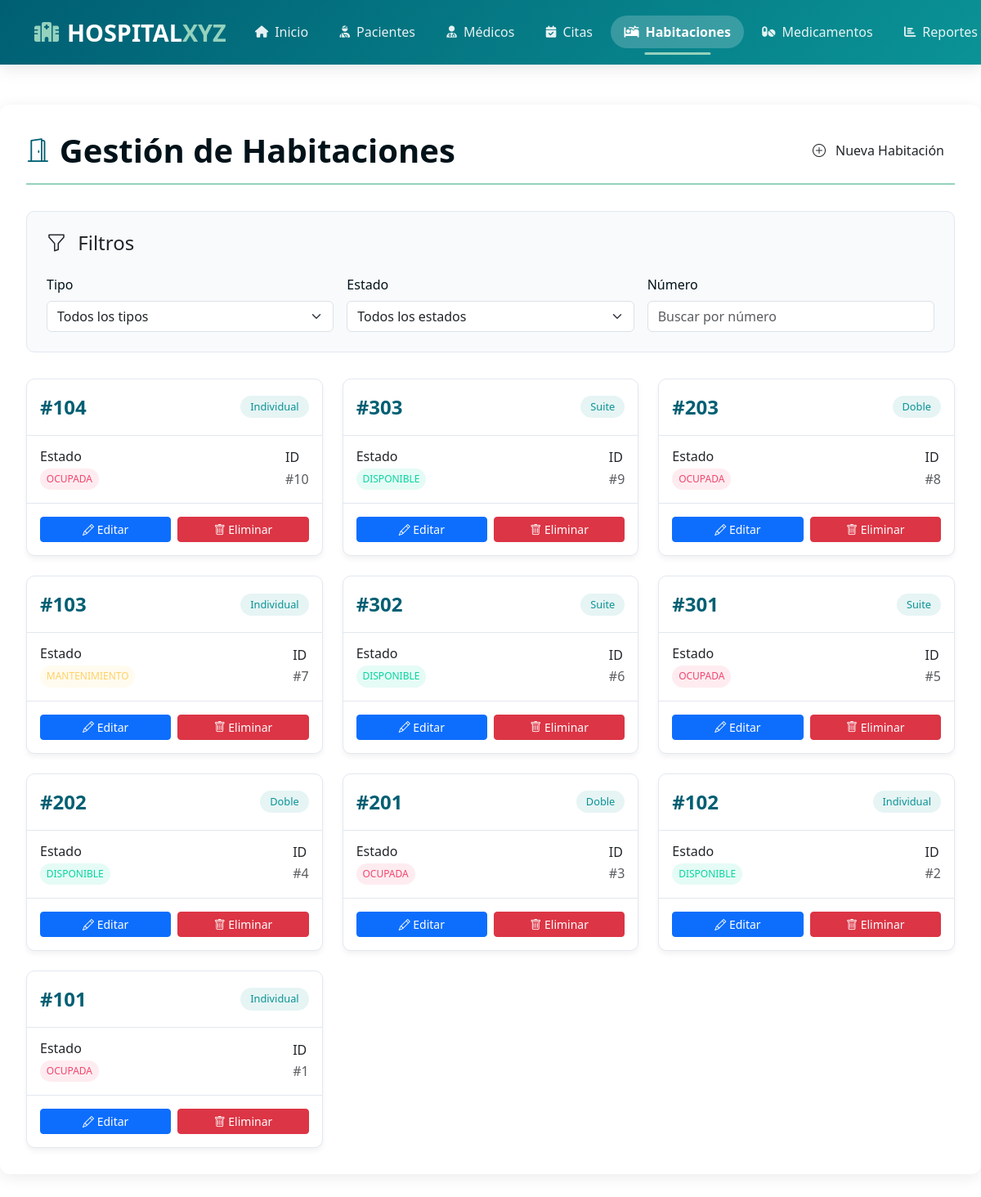
Screenshot of /habitaciones_b.php with the database file from the repository.
### tables this page shows
CREATE TABLE IF NOT EXISTS `habitaciones` (
  `id_habitacion` int NOT NULL,
  `numero` varchar(10) NOT NULL,
  `tipo` enum('Individual','Doble','Suite') NOT NULL,
  `estado` enum('Disponible','Ocupada','Mantenimiento') NOT NULL DEFAULT 'Disponible'
);

### habitaciones_b.php (the view, shortened to what this page needs)
<?php
$mysqli = new mysqli("localhost", "root", "", "hospital");
$habitaciones = $mysqli->query("SELECT * FROM habitaciones ORDER BY id_habitacion DESC");
?>
<!DOCTYPE html>
<html lang="es">
<head>
    <link href="https://cdn.jsdelivr.net/npm/bootstrap@5.3.0/dist/css/bootstrap.min.css" rel="stylesheet">
    <link rel="stylesheet" href="https://cdn.jsdelivr.net/npm/bootstrap-icons@1.11.1/font/bootstrap-icons.css">
</head>
<body>
    <?php include 'includes/header.php'; ?>
    <div class="hospital-container">
        <div class="page-header">
            <h1 class="page-title">
                <i class="bi bi-door-open"></i> Gestión de Habitaciones
            </h1>
            <button class="btn btn-hospital-primary" data-bs-toggle="modal" data-bs-target="#modalAgregar">
                <i class="bi bi-plus-circle me-2"></i> Nueva Habitación
            </button>
        </div>
        <div class="form-section">
            <h4 class="mb-4"><i class="bi bi-funnel me-2"></i> Filtros</h4>
            <div class="row g-3">
                <div class="col-md-4">
                    <label class="form-label">Tipo</label>
                    <select class="form-select">
                        <option value="">Todos los tipos</option>
                    </select>
                </div>
                <div class="col-md-4">
                    <label class="form-label">Estado</label>
                    <select class="form-select">
                        <option value="">Todos los estados</option>
                    </select>
                </div>
                <div class="col-md-4">
                    <label class="form-label">Número</label>
                    <input type="text" class="form-control" placeholder="Buscar por número">
                </div>
            </div>
        </div>
        <div class="rooms-grid">
            <?php while($row = $habitaciones->fetch_assoc()):
                $statusClass = '';
                switch($row['estado']) {
                    case 'Disponible': $statusClass = 'status-available'; break;
                    case 'Ocupada': $statusClass = 'status-occupied'; break;
                    case 'Mantenimiento': $statusClass = 'status-maintenance'; break;
                }
            ?>
            <div class="room-card">
                <div class="room-header">
                    <span class="room-number">#<?= htmlspecialchars($row['numero']) ?></span>
                    <span class="room-type"><?= $row['tipo'] ?></span>
                </div>
                <div class="room-body">
                    <div class="d-flex justify-content-between align-items-center">
                        <div>
                            <h6 class="mb-1">Estado</h6>
                            <span class="room-status <?= $statusClass ?>"><?= $row['estado'] ?></span>
                        </div>
                        <div>
                            <h6 class="mb-1">ID</h6>
                            <span class="text-muted">#<?= $row['id_habitacion'] ?></span>
                        </div>
                    </div>
                </div>
                <div class="room-actions">
                    <button class="btn btn-sm btn-primary action-btn" data-bs-toggle="modal" data-bs-target="#modalEditar<?= $row['id_habitacion'] ?>">
                        <i class="bi bi-pencil"></i> Editar
                    </button>
                    <button class="btn btn-sm btn-danger action-btn delete-btn" data-id="<?= $row['id_habitacion'] ?>">
                        <i class="bi bi-trash"></i> Eliminar
                    </button>
                </div>
            </div>
            <?php endwhile; ?>
        </div>
    </div>
</body>
</html>

### habitaciones_b.php (style rules this page uses)
:root { --hospital-primary: #005f73; --hospital-secondary: #0a9396; --hospital-accent: #94d2bd; --hospital-light: #e9d8a6; --hospital-dark: #001219; --hospital-danger: #bb3e03; --hospital-warning: #ee9b00; --hospital-success: #4c956c; --room-available: #06d6a0; --room-occupied: #ef476f; --room-maintenance: #ffd166; }
body { background-color: #f8f9fa; font-family: 'Segoe UI', Tahoma, Geneva, Verdana, sans-serif; }
.hospital-container { max-width: 1400px; margin: 2rem auto; padding: 2rem; background: white; border-radius: 12px; box-shadow: 0 4px 20px rgba(0, 0, 0, 0.08); }
.page-header { display: flex; justify-content: space-between; align-items: center; margin-bottom: 2rem; padding-bottom: 1rem; border-bottom: 2px solid var(--hospital-accent); }
.page-title { color: var(--hospital-dark); font-weight: 700; margin: 0; display: flex; align-items: center; }
.page-title i { color: var(--hospital-primary); margin-right: 12px; font-size: 1.8rem; }
.btn-hospital-primary { background-color: var(--hospital-primary); color: white; border: none; padding: 0.5rem 1.5rem; border-radius: 8px; font-weight: 500; transition: all 0.3s ease; }
.form-section { background: #f8fafc; border-radius: 10px; padding: 1.5rem; margin-bottom: 2rem; border: 1px solid #e2e8f0; }
.form-label { font-weight: 500; color: var(--hospital-dark); margin-bottom: 0.5rem; }
.form-control, .form-select { border-radius: 8px; padding: 0.5rem 1rem; border: 1px solid #dee2e6; }
.rooms-grid { display: grid; grid-template-columns: repeat(auto-fill, minmax(280px, 1fr)); gap: 1.5rem; margin-top: 2rem; }
.room-card { background: white; border-radius: 10px; overflow: hidden; box-shadow: 0 4px 6px rgba(0, 0, 0, 0.05); transition: all 0.3s ease; border: 1px solid #e2e8f0; }
.room-header { padding: 1rem; display: flex; justify-content: space-between; align-items: center; border-bottom: 1px solid #e2e8f0; }
.room-number { font-size: 1.5rem; font-weight: 700; color: var(--hospital-primary); }
.room-type { padding: 0.25rem 0.75rem; border-radius: 50px; font-size: 0.8rem; font-weight: 500; background-color: rgba(10, 147, 150, 0.1); color: var(--hospital-secondary); }
.room-body { padding: 1rem; }
.room-status { display: inline-block; padding: 0.35em 0.65em; border-radius: 50px; font-weight: 500; text-transform: uppercase; font-size: 0.75rem; }
.status-available { background-color: rgba(6, 214, 160, 0.1); color: var(--room-available); }
.status-occupied { background-color: rgba(239, 71, 111, 0.1); color: var(--room-occupied); }
.status-maintenance { background-color: rgba(255, 209, 102, 0.1); color: var(--room-maintenance); }
.room-actions { padding: 1rem; border-top: 1px solid #e2e8f0; display: flex; gap: 0.5rem; }
.action-btn { flex: 1; padding: 0.5rem; border-radius: 6px; font-size: 0.85rem; display: flex; align-items: center; justify-content: center; gap: 0.5rem; }

### includes/header.php (style rules this page uses)
:root { --hospital-primary: #005f73; --hospital-secondary: #0a9396; --hospital-accent: #94d2bd; --hospital-light: #e9d8a6; --hospital-dark: #001219; --hospital-alert: #ee9b00; --hospital-danger: #bb3e03; }

### rows the page displays
habitaciones: numero "104", tipo "Individual", estado "OCUPADA", id_habitacion "10"
habitaciones: numero "303", tipo "Suite", estado "DISPONIBLE", id_habitacion "9"
habitaciones: numero "203", tipo "Doble", estado "OCUPADA", id_habitacion "8"
habitaciones: numero "103", tipo "Individual", estado "MANTENIMIENTO", id_habitacion "7"
habitaciones: numero "302", tipo "Suite", estado "DISPONIBLE", id_habitacion "6"
habitaciones: numero "301", tipo "Suite", estado "OCUPADA", id_habitacion "5"
habitaciones: numero "202", tipo "Doble", estado "DISPONIBLE", id_habitacion "4"
habitaciones: numero "201", tipo "Doble", estado "OCUPADA", id_habitacion "3"
habitaciones: numero "102", tipo "Individual", estado "DISPONIBLE", id_habitacion "2"
habitaciones: numero "101", tipo "Individual", estado "OCUPADA", id_habitacion "1"
